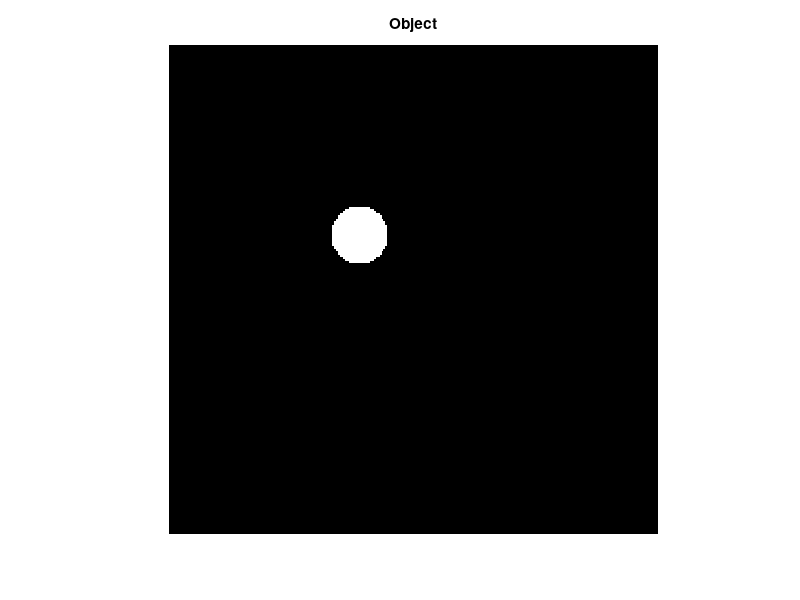
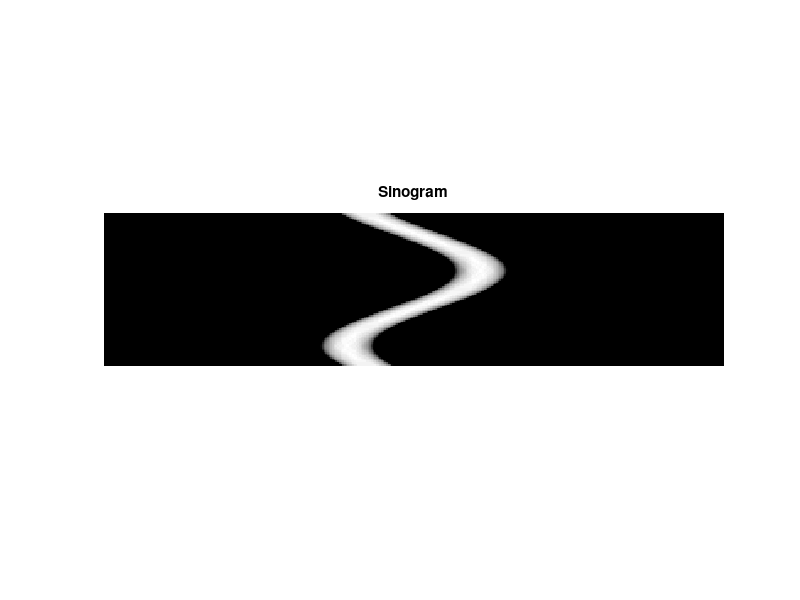

Source code (MATLAB) for these figures, in order: (Note: this script raises an error after producing the figures.)
%% CT_recon_example.m

clear; clc; close all;
get(0,'defaultfigureposition')
%% Make image
im_size = 256;
rad = 15;
center = 100;

im = zeros(im_size);

[xx, yy] = meshgrid(1:im_size, 1:im_size);

im(sqrt((xx - center).^2 + (yy - center).^2) < rad) = 1;

figure(11)
imshow(im)
axis off, axis image
title('Object')
set(gcf, 'position', [400 200 700 700])
pause()


%% Take radon transform

n_projs = 90;
theta = linspace(0, 360, n_projs);
y = radon(im, theta);

figure(21)
imshow(mat2gray(y'))
axis off, axis image
title('Sinogram')
set(gcf, 'position', [400 200 700 700])
pause()

%% Simple back projection

x1 = iradon(y, theta, 'none');
mx = max(x1(:));
    figure(31)

for z = 1:length(theta)

    x = iradon(y(:,1:z), theta(1:z), 'none');


    imshow(x/mx)
    axis off, axis image
    title('Simple back projecction')
    
    if z < 5
        pause()
    else
        pause(0.2)
    end
end

pause()

%% Line profiles

figure(41)
set(gcf, 'position', [300 200 1400 600])
subplot(1, 3, 1)
imshow(im)
line([1, im_size], [center, center], 'linewidth', 2)
axis off, axis image
title('Object')
pause()

subplot(1, 3, 2)
imshow(x/mx)
line([1, im_size], [center, center], 'color', 'r', 'linewidth', 2)
axis off, axis image
title('Reconstruction')
pause()

subplot(1, 3, 3)
plot(im(center, :), 'linewidth', 2), hold on
plot(x(center, :)/mx, 'r', 'linewidth', 2), hold off
axis tight
legend('Object', 'Reconstruction')
xlabel('Pixels')
ylabel('Intensity')
title('Line profiles')